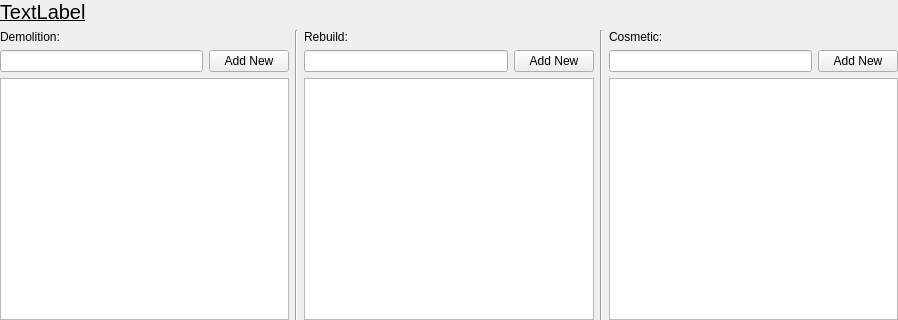
<?xml version="1.0" encoding="UTF-8"?>
<ui version="4.0">
 <class>Form</class>
 <widget class="QWidget" name="Form">
  <property name="geometry">
   <rect>
    <x>0</x>
    <y>0</y>
    <width>898</width>
    <height>320</height>
   </rect>
  </property>
  <property name="sizePolicy">
   <sizepolicy hsizetype="Preferred" vsizetype="Minimum">
    <horstretch>0</horstretch>
    <verstretch>0</verstretch>
   </sizepolicy>
  </property>
  <property name="windowTitle">
   <string>Form</string>
  </property>
  <layout class="QVBoxLayout" name="verticalLayout_4">
   <property name="leftMargin">
    <number>0</number>
   </property>
   <property name="topMargin">
    <number>0</number>
   </property>
   <property name="rightMargin">
    <number>0</number>
   </property>
   <property name="bottomMargin">
    <number>0</number>
   </property>
   <item>
    <widget class="QLabel" name="label">
     <property name="font">
      <font>
       <pointsize>15</pointsize>
       <underline>true</underline>
      </font>
     </property>
     <property name="text">
      <string>TextLabel</string>
     </property>
    </widget>
   </item>
   <item>
    <layout class="QHBoxLayout" name="horizontalLayout_4">
     <item>
      <layout class="QVBoxLayout" name="verticalLayout">
       <item>
        <widget class="QLabel" name="label_2">
         <property name="text">
          <string>Demolition:</string>
         </property>
        </widget>
       </item>
       <item>
        <layout class="QHBoxLayout" name="horizontalLayout">
         <item>
          <widget class="QLineEdit" name="lineEdit"/>
         </item>
         <item>
          <widget class="QPushButton" name="pushButton">
           <property name="text">
            <string>Add New</string>
           </property>
          </widget>
         </item>
        </layout>
       </item>
       <item>
        <widget class="QListWidget" name="listWidget"/>
       </item>
      </layout>
     </item>
     <item>
      <widget class="Line" name="line">
       <property name="orientation">
        <enum>Qt::Vertical</enum>
       </property>
      </widget>
     </item>
     <item>
      <layout class="QVBoxLayout" name="verticalLayout_2">
       <item>
        <widget class="QLabel" name="label_3">
         <property name="text">
          <string>Rebuild:</string>
         </property>
        </widget>
       </item>
       <item>
        <layout class="QHBoxLayout" name="horizontalLayout_2">
         <item>
          <widget class="QLineEdit" name="lineEdit_2"/>
         </item>
         <item>
          <widget class="QPushButton" name="pushButton_2">
           <property name="text">
            <string>Add New</string>
           </property>
          </widget>
         </item>
        </layout>
       </item>
       <item>
        <widget class="QListWidget" name="listWidget_2"/>
       </item>
      </layout>
     </item>
     <item>
      <widget class="Line" name="line_2">
       <property name="orientation">
        <enum>Qt::Vertical</enum>
       </property>
      </widget>
     </item>
     <item>
      <layout class="QVBoxLayout" name="verticalLayout_3">
       <item>
        <widget class="QLabel" name="label_4">
         <property name="text">
          <string>Cosmetic:</string>
         </property>
        </widget>
       </item>
       <item>
        <layout class="QHBoxLayout" name="horizontalLayout_3">
         <item>
          <widget class="QLineEdit" name="lineEdit_3"/>
         </item>
         <item>
          <widget class="QPushButton" name="pushButton_3">
           <property name="text">
            <string>Add New</string>
           </property>
          </widget>
         </item>
        </layout>
       </item>
       <item>
        <widget class="QListWidget" name="listWidget_3"/>
       </item>
      </layout>
     </item>
    </layout>
   </item>
  </layout>
 </widget>
 <resources/>
 <connections/>
</ui>
